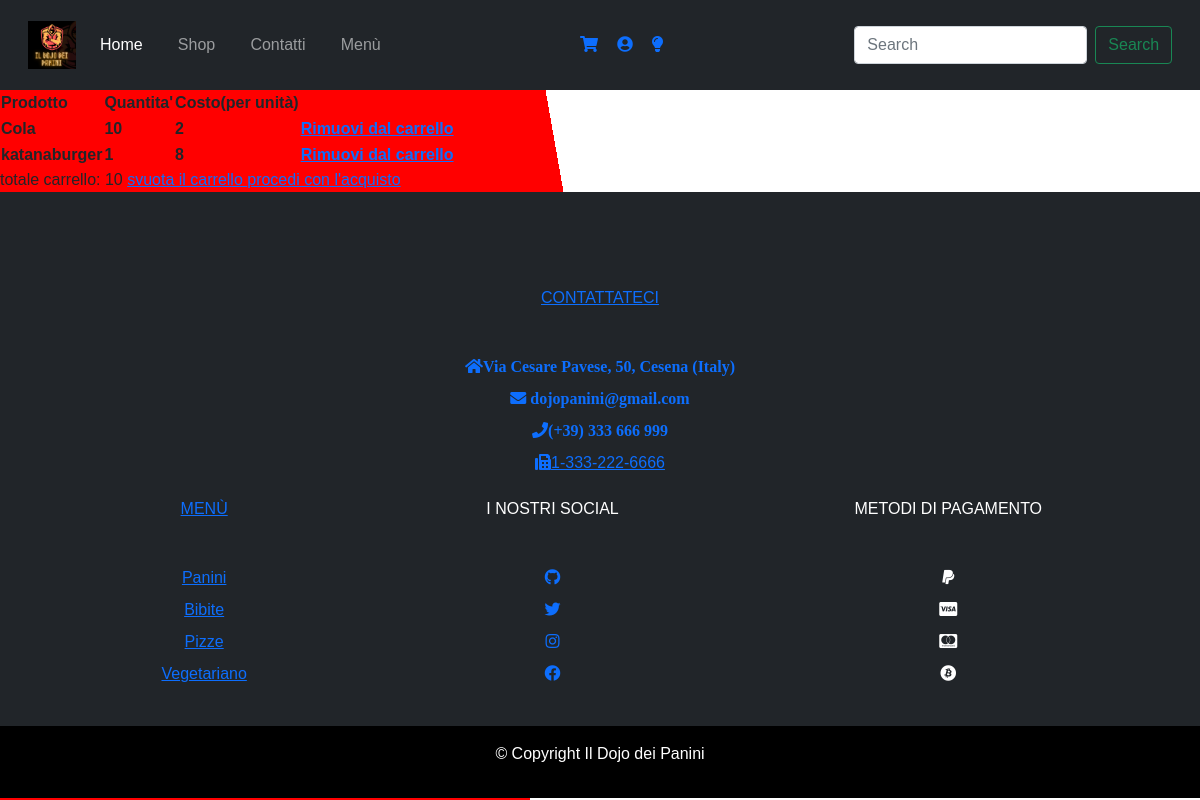
The page /php/carrello.php (signed in) on the database its author committed.
### tables this page shows
CREATE TABLE IF NOT EXISTS `carrello` (
  `cod_prodotto` int(8) UNSIGNED NOT NULL,
  `cod_utente` int(10) NOT NULL,
  `quantita` int(5) NOT NULL,
  KEY `cod_utente` (`cod_utente`),
  KEY `cod_prodotto` (`cod_prodotto`)
);

CREATE TABLE IF NOT EXISTS `prodotti` (
  `codice_prodotto` int(10) UNSIGNED NOT NULL AUTO_INCREMENT,
  `nome` varchar(30) NOT NULL,
  `prezzo` int(4) NOT NULL,
  `quantita_disponibile` int(5) NOT NULL,
  `ingredienti` varchar(100) NOT NULL,
  `img` varchar(100) NOT NULL,
  PRIMARY KEY (`codice_prodotto`)
);

### php/carrello.php (called while the page is built)
<?php
require_once 'bootstrap.php';
if (isUserLoggedIn()) {
    $templateParams["product"] = $dbh->getShoppingCartProducts($_SESSION["UserID"]);
    $templateParams["titolo"] = "carrello";
    $templateParams["nome"] = "carrello-tmplt.php";
    $templateParams["total"] = $dbh->getShoppingCartTotal($_SESSION["UserID"]);
}
require 'template/base.php';
?>

### php/database.php (called while the page is built, shortened)
<?php
class DatabaseHelper{
    private $db;
    public function __construct($servername, $username, $password, $dbname, $port){
        $this->db = new mysqli($servername, $username, $password, $dbname, $port);
    }
    public function getShoppingCartProducts($userID) {
        $stmt = $this -> db -> prepare("SELECT * FROM carrello AS c, prodotti AS p WHERE p.codice_prodotto = c.cod_prodotto AND c.cod_utente = ?;");
        $stmt->bind_param('i', $userID);
        $stmt->execute();
        $result = $stmt->get_result();
        return $result->fetch_all(MYSQLI_ASSOC);
    }
    public function getShoppingCartTotal($userID) {
        $stmt = $this -> db -> prepare("SELECT SUM(p.prezzo) as totale from carrello as c, prodotti as p where p.codice_prodotto = c.cod_prodotto AND c.cod_utente = ?;");
        $stmt -> bind_param('i', $userID);
        $stmt->execute();
        $result = $stmt->get_result();
        return $result->fetch_all(MYSQLI_ASSOC);
    }
}
?>

### php/bootstrap.php (called while the page is built, shortened)
<?php
require_once("../php/database.php");
$dbh = new DatabaseHelper("localhost", "root", "", "dojo", 3306);
?>

### php/template/carrello-tmplt.php (the view)
<section>
    <table>
        <tr>
            <th id="product">Prodotto</th><th id="quantita">Quantita'</th><th id="costo">Costo(per unità)</th><th id="remove"></th>
        </tr>
        <?php foreach($templateParams["product"] as $prod): ?>
        <tr>
            <th id="<?php echo $prod["nome"]; ?>"><?php echo $prod["nome"]; ?><th id="<?php echo $prod["quantita"]; ?>"><?php echo $prod["quantita"]; ?><th id="<?php echo $prod["prezzo"]; ?>"><?php echo $prod["prezzo"]; ?><th><a href="rimozione.php?id=<?php echo $prod["codice_prodotto"]; ?>">Rimuovi dal carrello</th></td>
        </tr>
        <?php endforeach; ?>
    </table>
    <?php echo "totale carrello: "; echo $templateParams["total"][0]["totale"];?>
    <a href="svuota_carrello.php">svuota il carrello
    <a href="ordine.php">procedi con l'acquisto
</section>

### css/base_style.css (style rules this page uses)
body { background: linear-gradient(-100deg, white 50%, red 50%); font-family: century-gothic, sans-serif; font-weight: 400; font-style: normal; }

### rows shown on the page
carrello: cod_prodotto.nome "Cola", quantita "10", cod_prodotto.prezzo "2"
carrello: cod_prodotto.nome "katanaburger", quantita "1", cod_prodotto.prezzo "8"

### other values the page prints
$templateParams["total"][0]["totale"] "10"
